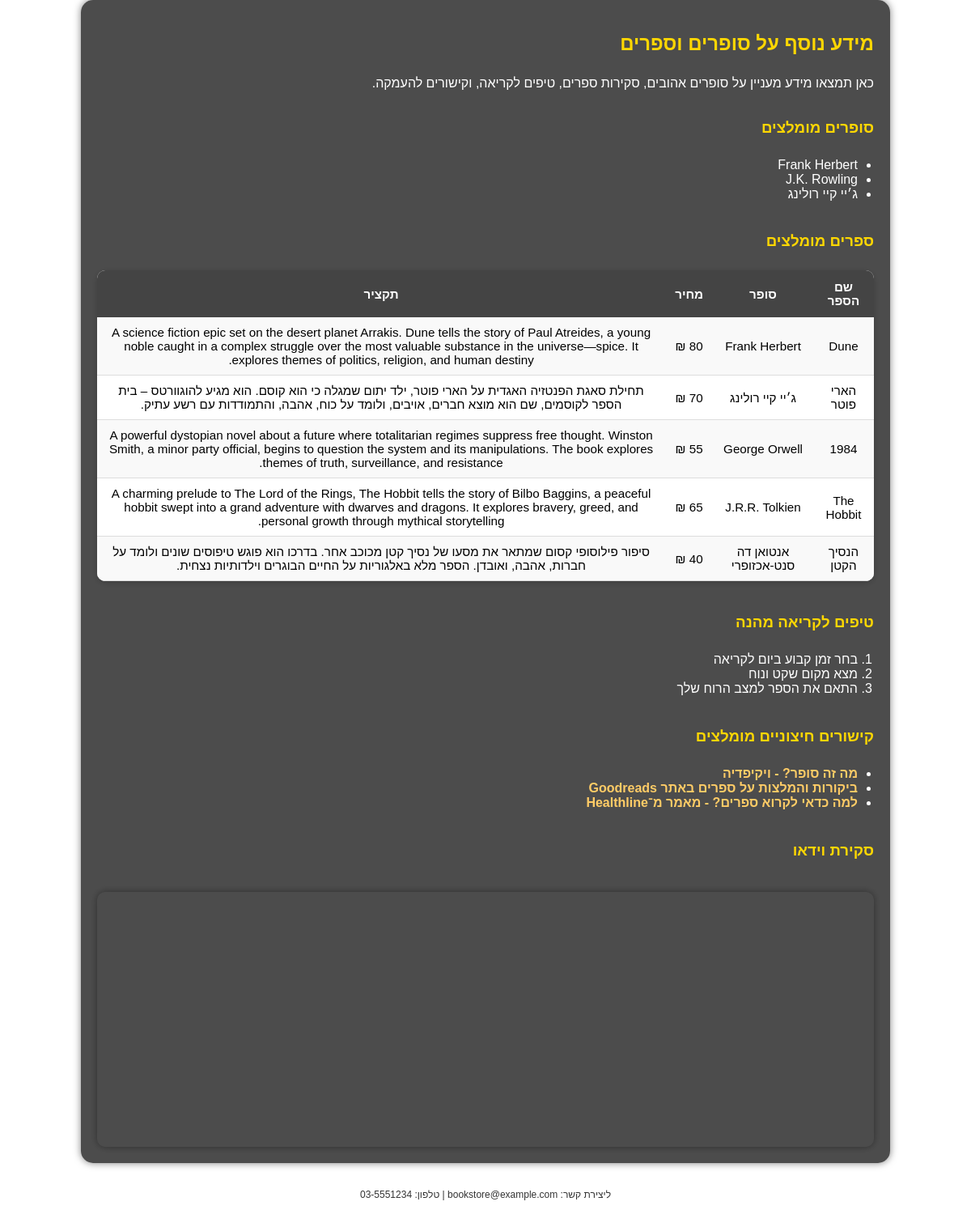
/php/extraInfo.php, run on the app's committed database.
### tables this page shows
CREATE TABLE book (
    bookID INT AUTO_INCREMENT PRIMARY KEY,
    title NVARCHAR(100) NOT NULL,
    auther NVARCHAR(100) NOT NULL,
    price SMALLINT NOT NULL CHECK(price > 0),
    intro NVARCHAR(5000),
    picture VARCHAR(255),
    language CHAR(1) CHECK(language IN ('H', 'E')),
    stock SMALLINT DEFAULT 0 CHECK(stock >= 0),
	purchaseNum int DEFAULT 0,
	recommend bit DEFAULT 0
);

### php/extraInfo.php (the view, shortened to what this page needs)
<?php
$servername = "sql206.byethost16.com";
$username = "b16_38703978";
$password = "t8gwx71y";
$dbname = "b16_38703978_BookStore";
$conn = new mysqli($servername, $username, $password, $dbname);
$conn->set_charset("utf8mb4");
$authorsQuery = "SELECT DISTINCT auther FROM book LIMIT 3";
$authorsResult = $conn->query($authorsQuery);
$booksQuery = "SELECT title, auther, price, intro FROM book WHERE recommend = 1 LIMIT 5";
$booksResult = $conn->query($booksQuery);
?>
<!DOCTYPE html>
<html lang="he" dir="rtl">
<head>
    <link href="../css/homePage.css" rel="stylesheet" />
    <link href="../css/header.css" rel="stylesheet" />
    <link href="../css/footer.css" rel="stylesheet" />
    <link href="../css/extraInfo.css" rel="stylesheet">
</head>
<body>
    <main class="extra-content">
        <h2>מידע נוסף על סופרים וספרים</h2>
        <p>כאן תמצאו מידע מעניין על סופרים אהובים, סקירות ספרים, טיפים לקריאה, וקישורים להעמקה.</p>
        <h3>סופרים מומלצים</h3>
        <ul>
            <?php while ($row = $authorsResult->fetch_assoc()): ?>
                <li><?= htmlspecialchars($row['auther']) ?></li>
            <?php endwhile; ?>
        </ul>
        <h3>ספרים מומלצים</h3>
        <table>
            <tr>
                <th>שם הספר</th>
                <th>סופר</th>
                <th>מחיר</th>
                <th>תקציר</th>
            </tr>
            <?php while ($book = $booksResult->fetch_assoc()): ?>
            <tr>
                <td><?= htmlspecialchars($book['title']) ?></td>
                <td><?= htmlspecialchars($book['auther']) ?></td>
                <td><?= $book['price'] ?> ₪</td>
                <td><?= htmlspecialchars($book['intro']) ?></td>
            </tr>
            <?php endwhile; ?>
        </table>
        <h3 id="reading-tips">טיפים לקריאה מהנה</h3>
        <ol>
            <li>בחר זמן קבוע ביום לקריאה</li>
            <li>מצא מקום שקט ונוח</li>
            <li>התאם את הספר למצב הרוח שלך</li>
        </ol>
        <h3>קישורים חיצוניים מומלצים</h3>
    <ul>
    <li><a href="https://he.wikipedia.org/wiki/סופר" target="_blank">מה זה סופר? - ויקיפדיה</a></li>
    <li><a href="https://www.goodreads.com/" target="_blank">ביקורות והמלצות על ספרים באתר Goodreads</a></li>
    <li><a href="https://www.healthline.com/health/benefits-of-reading-books" target="_blank">למה כדאי לקרוא ספרים? - מאמר מ־Healthline</a></li>
    </ul>
        <h3>סקירת וידאו</h3>
        <iframe width="100%" height="315" src="https://www.youtube.com/embed/AUw7laSlcbo"
                title="YouTube video player" frameborder="0" allowfullscreen></iframe>
    </main>
    <footer></footer>
</html>

### css/homePage.css (style rules this page uses)
html, body { height: 100%; margin: 0; padding: 0; }
body { font-family: Arial, sans-serif; background: url('../images/bookstore-background.jpg') no-repeat center center fixed; background-size: cover; color: #333; display: flex; flex-direction: column; }
#header-placeholder, footer { width: 100%; }
main { flex: 1; width: 100%; padding: 50px; padding-bottom: 0px; display: flex; flex-direction: column; box-sizing: border-box; margin-top: -20px; }

### css/footer.css (style rules this page uses)
footer { background: rgba(255, 255, 255, 0.8); color: #333; font-size: 12px; width: 100%; height: 40px; display: flex; align-items: center; justify-content: center; margin-top: 20px; }

### css/extraInfo.css (style rules this page uses)
.extra-content { padding: 20px; color: white; background-color: rgba(0, 0, 0, 0.7); max-width: 1000px; margin: auto; border-radius: 15px; box-shadow: 0 0 10px rgba(0,0,0,0.5); }
.extra-content h2, .extra-content h3 { color: #ffd700; margin-bottom: 10px; }
.extra-content table { width: 100%; border-collapse: collapse; background-color: white; color: black; text-align: center; margin-top: 15px; border-radius: 10px; overflow: hidden; box-shadow: 0 2px 8px rgba(0,0,0,0.2); font-size: 0.95rem; }
.extra-content table th { background-color: #444; color: white; padding: 12px; }
.extra-content table td { padding: 10px; border-bottom: 1px solid #ddd; }
.extra-content table tr:nth-child(even) { background-color: #f9f9f9; }
.extra-content ul, .extra-content ol { padding-right: 20px; margin-bottom: 20px; }
.extra-content h3#reading-tips { margin-top: 40px; }
.extra-content iframe { margin-top: 30px; border: none; border-radius: 10px; box-shadow: 0 0 10px rgba(0,0,0,0.4); }
.extra-content a { color: #66ccff; text-decoration: none; }
.extra-content ul li a { font-weight: bold; color: #ffcc66; text-decoration: none; }

### data on the page
book: title "Dune", auther "Frank Herbert", intro "A science fiction epic set on the desert planet Arrakis. Dune tells the story of Paul Atreides, a young noble caught in a complex struggle over the most valuable substance in the universe—spice. It explores themes of politics, religion, and human destiny."
book: title "הארי פוטר", auther "ג׳יי קיי רולינג", intro "תחילת סאגת הפנטזיה האגדית על הארי פוטר, ילד יתום שמגלה כי הוא קוסם. הוא מגיע להוגוורטס – בית הספר לקוסמים, שם הוא מוצא חברים, אויבים, ולומד על כוח, אהבה, והתמודדות עם רשע עתיק."
book: title "1984", auther "George Orwell", intro "A powerful dystopian novel about a future where totalitarian regimes suppress free thought. Winston Smith, a minor party official, begins to question the system and its manipulations. The book explores themes of truth, surveillance, and resistance."
book: title "The Hobbit", auther "J.R.R. Tolkien", intro "A charming prelude to The Lord of the Rings, The Hobbit tells the story of Bilbo Baggins, a peaceful hobbit swept into a grand adventure with dwarves and dragons. It explores bravery, greed, and personal growth through mythical storytelling."
book: title "הנסיך הקטן", auther "אנטואן דה סנט-אכזופרי", intro "סיפור פילוסופי קסום שמתאר את מסעו של נסיך קטן מכוכב אחר. בדרכו הוא פוגש טיפוסים שונים ולומד על חברות, אהבה, ואובדן. הספר מלא באלגוריות על החיים הבוגרים וילדותיות נצחית."

### other printed values
$row['auther'] "Frank Herbert"
$row['auther'] "J.K. Rowling"
$row['auther'] "ג׳יי קיי רולינג"
